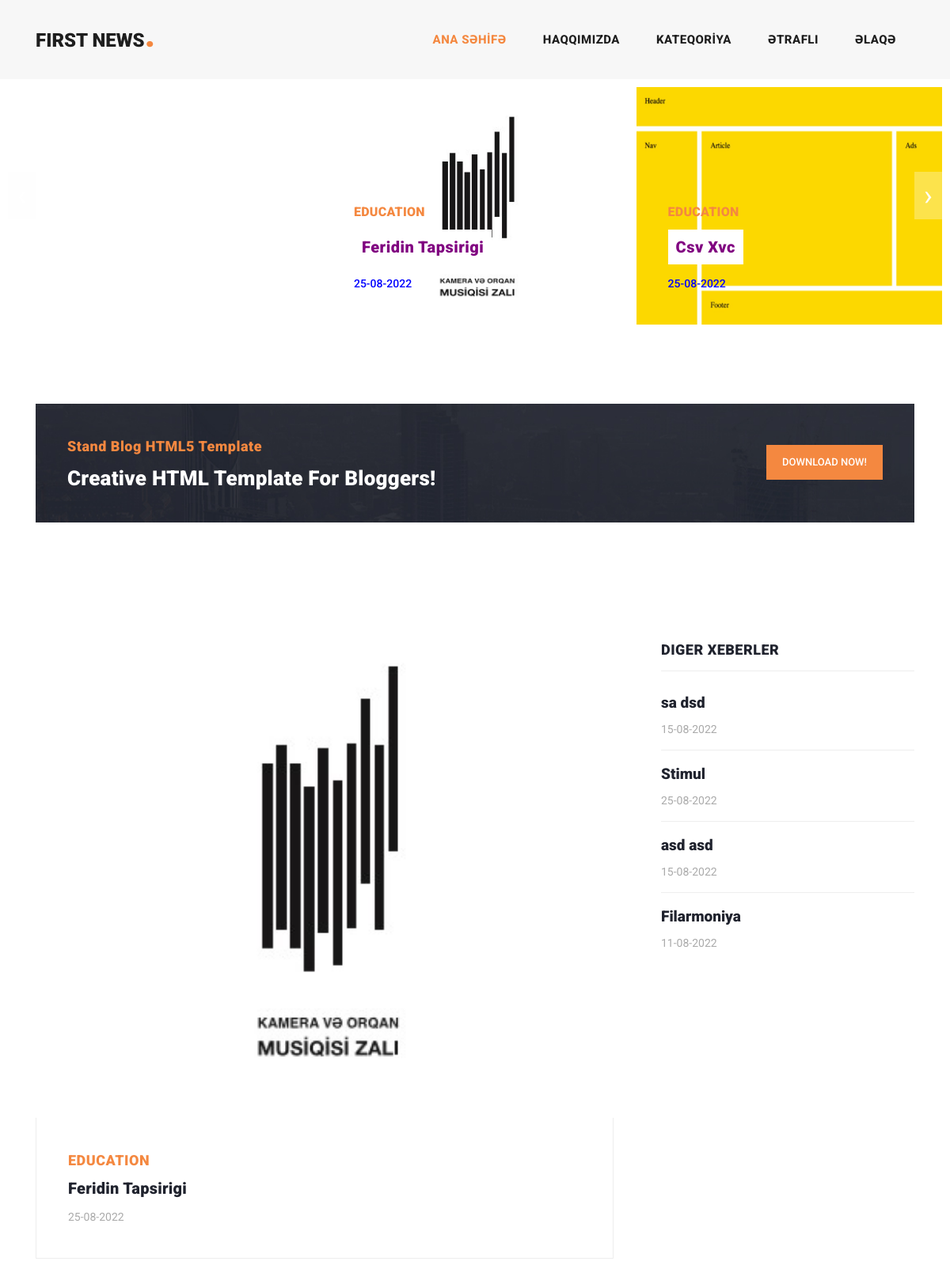
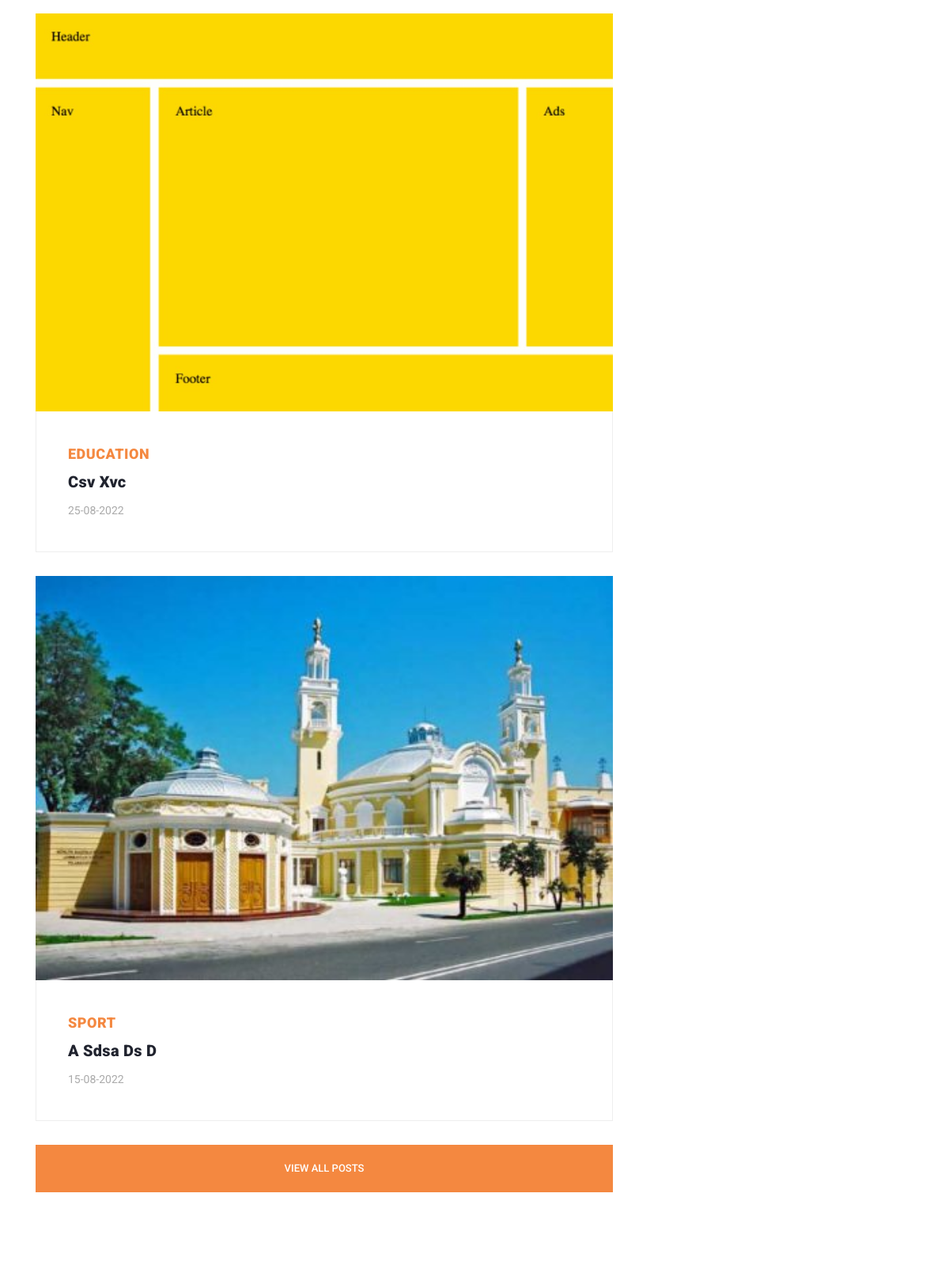
The page / (upper part) on the database its author committed (2 pictures, top to bottom).
### tables this page shows
CREATE TABLE `news` (
  `n_id` int(11) NOT NULL,
  `n_title` varchar(255) NOT NULL,
  `n_descr` longtext NOT NULL,
  `n_date` varchar(255) NOT NULL,
  `n_category` varchar(255) NOT NULL,
  `n_status` varchar(50) NOT NULL,
  `n_img` varchar(255) NOT NULL,
  `n_img_format` varchar(255) NOT NULL,
  `n_create_date` varchar(255) NOT NULL,
  `n_creater_id` int(255) NOT NULL,
  `n_update_date` varchar(255) NOT NULL,
  `n_updater_id` int(255) NOT NULL
);

### application/controllers/User_controller.php (called while the page is built, shortened)
<?php
class User_controller extends CI_controller{
    public function index(){
        $data['get_news_for_slider'] = $this->db->limit(10)->order_by('n_id','DESC')->get('news')->result_array();
        $data['get_news'] = $this->db->limit(3)->order_by('n_id','DESC')->get('news')->result_array();
        $data['get_news_limit'] = $this->db->limit(4,3)->order_by('n_id','DESC')->get('news')->result_array();
        $this->load->view('user/index',$data);
    }
}

### index.php (called while the page is built, shortened)
<?php
require_once BASEPATH.'core/CodeIgniter.php';

### application/views/user/index.php (the view, shortened to what this page needs)
<?php $this->load->view('user/includes/headerStyle'); ?>
<?php $this->load->view('user/includes/preloader'); ?>
<?php $this->load->view('user/includes/navbar'); ?>
<div class="main-banner header-text">
  <div class="container-fluid">
    <div class="owl-banner owl-carousel">
      <?php foreach ($get_news_for_slider as $item) { ?>
        <div class="item">
          <?php if ($item['n_img']) { ?>
            <img class="n_size" src="<?php echo base_url('uploads/news/' . $item['n_img']); ?>" alt="">
          <?php } else { ?>
            <img class="n_size" src="https://encrypted-tbn0.gstatic.com/images?q=tbn:ANd9GcRXXId7iOlJzQM1GZNT4qi0MbbMRTnQ2Rx-vncFr8JdzKmfDVg6wE2nqm5YIm-xvFEE5pw&usqp=CAU" alt="">
          <?php } ?>
          <div class="item-content">
            <div class="main-content">
              <div class="meta-category">
                <span><?php echo $item['n_category']; ?></span>
              </div>
              <a href="#">
                <h4 style="color: purple; background:white; padding:10px;"><?php echo $item['n_title']; ?></h4>
              </a>
              <ul class="post-info">
                <li><a style="color: blue;" href="#"><?php echo date("d-m-Y", strtotime($item['n_date'])); ?></a></li>
              </ul>
            </div>
          </div>
        </div>
      <?php } ?>
    </div>
  </div>
</div>
<section class="call-to-action">
  <div class="container">
    <div class="row">
      <div class="col-lg-12">
        <div class="main-content">
          <div class="row">
            <div class="col-lg-8">
              <span>Stand Blog HTML5 Template</span>
              <h4>Creative HTML Template For Bloggers!</h4>
            </div>
            <div class="col-lg-4">
              <div class="main-button">
                <a rel="nofollow" href="https://templatemo.com/tm-551-stand-blog" target="_parent">Download Now!</a>
              </div>
            </div>
          </div>
        </div>
      </div>
    </div>
  </div>
</section>
<section class="blog-posts">
  <div class="container">
    <div class="row">
    <div class="col-lg-8">
        <div class="all-blog-posts">
          <div class="row">
          <?php foreach($get_news as $item){ ?>
            <div class="col-lg-12">
              <div class="blog-post">
                <div class="blog-thumb">
                  <?php if($item['n_img']){ ?>
                    <img src="<?php echo base_url('uploads/news/'.$item['n_img']); ?>" alt="">
                  <?php }else{ ?>
                    <img src="https://encrypted-tbn0.gstatic.com/images?q=tbn:ANd9GcRXXId7iOlJzQM1GZNT4qi0MbbMRTnQ2Rx-vncFr8JdzKmfDVg6wE2nqm5YIm-xvFEE5pw&usqp=CAU" alt="">
                  <?php } ?>
                </div>
                <div class="down-content">
                  <span><?php echo $item['n_category']; ?></span>
                  <a href="post-details.html">
                    <h4><?php echo $item['n_title']; ?></h4>
                  </a>
                  <ul class="post-info">
                    <li><a href="#"><?php echo date("d-m-Y", strtotime($item['n_date'])); ?></a></li>
                  </ul>
                </div>
              </div>
            </div>
          <?php } ?>
            <div class="col-lg-12">
              <div class="main-button">
                <a href="blog.html">View All Posts</a>
              </div>
            </div>
          </div>
        </div>
      </div>
      <div class="col-lg-4">
        <div class="sidebar">
          <div class="row">
            <div class="col-lg-12">
              <div class="sidebar-item recent-posts">
                <div class="sidebar-heading">
                  <h2>Diger Xeberler</h2>
                </div>
                <div class="content">
                  <ul>
                    <?php foreach($get_news_limit as $item){ ?>
                      <li><a href="post-details.html">
                        <h5><?php echo $item['n_title']; ?></h5>
                        <span><?php echo date("d-m-Y", strtotime($item['n_date'])); ?></span>
                      </a>
                    </li>
                    <?php } ?>
                  </ul>
                </div>
              </div>
            </div>
          </div>
        </div>
      </div>
    </div>
  </div>
</section>
<?php $this->load->view('user/includes/footer'); ?>
<?php $this->load->view('user/includes/footer_script'); ?>

### application/views/user/includes/headerStyle.php (shortened to what this page needs)
<!DOCTYPE html>
<html lang="en">
  <head>
    <link href="<?php echo base_url('public/user/'); ?>vendor/bootstrap/css/bootstrap.min.css" rel="stylesheet">
    <link rel="stylesheet" href="<?php echo base_url('public/user/'); ?>assets/css/fontawesome.css">
    <link rel="stylesheet" href="<?php echo base_url('public/user/'); ?>assets/css/templatemo-stand-blog.css">
    <link rel="stylesheet" href="<?php echo base_url('public/user/'); ?>assets/css/owl.css">
  </head>
  <body>

### application/views/user/includes/navbar.php (shortened to what this page needs)
<header class="">
      <nav class="navbar navbar-expand-lg">
        <div class="container">
          <a class="navbar-brand" href="<?php echo base_url('index'); ?>"><h2>First News<em>.</em></h2></a>
          <div class="collapse navbar-collapse" id="navbarResponsive">
            <ul class="navbar-nav ml-auto">
              <li class="nav-item active">
                <a class="nav-link" href="<?php echo base_url('index'); ?>">Ana səhİfə
                </a>
              </li>
              <li class="nav-item">
                <a class="nav-link" href="<?php echo base_url('about'); ?>">Haqqımızda</a>
              </li>
              <li class="nav-item">
                <a class="nav-link" href="<?php echo base_url('news'); ?>">Kateqorİya</a>
              </li>
              <li class="nav-item">
                <a class="nav-link" href="<?php echo base_url('news_single'); ?>">Ətraflı</a>
              </li>
              <li class="nav-item">
                <a class="nav-link" href="<?php echo base_url('contact'); ?>">Əlaqə</a>
              </li>
            </ul>
          </div>
        </div>
      </nav>
    </header>

### application/views/user/includes/footer_script.php (shortened to what this page needs)
  </body>
</html>

### application/views/user/index.php (style rules this page uses)
.n_size { height: 300px; }

### rows shown on the page
news: n_img (picture), n_category "EDUCATION", n_title "Feridin Tapsirigi", n_date "25-08-2022"
news: n_img (picture), n_category "EDUCATION", n_title "Csv Xvc", n_date "25-08-2022"
news: n_img (picture), n_category "SPORT", n_title "A Sdsa Ds D", n_date "15-08-2022"
news: n_title "sa dsd", n_date "15-08-2022"
news: n_title "Stimul", n_date "25-08-2022"
news: n_title "asd asd", n_date "15-08-2022"
news: n_title "Filarmoniya", n_date "11-08-2022"
